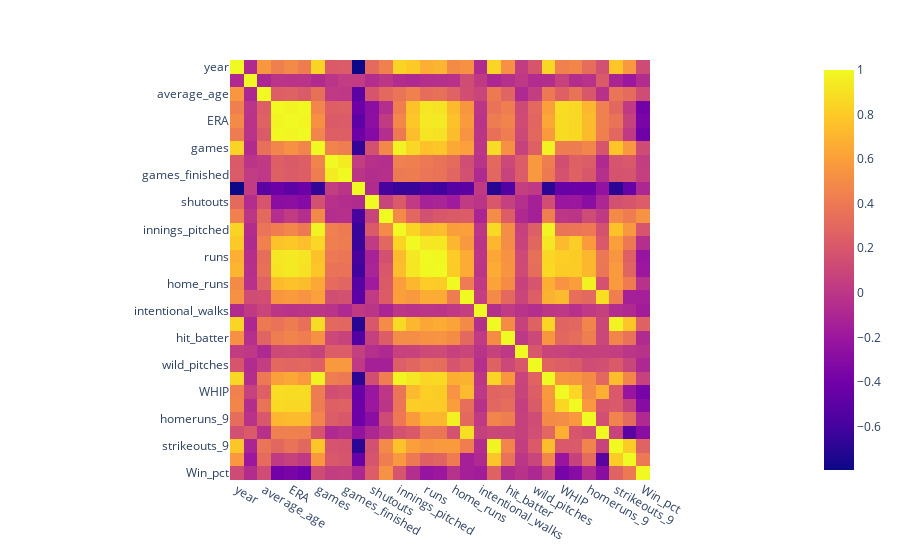

Notebook cell for this chart:
### Code cell
px.imshow(corr_matrix)

### Figure 1 — Plotly figure (JSON) as saved in the notebook; plotly's stock layout.template omitted (floating-point values rounded to 4 significant figures; data arrays with more than 128 entries replaced by an {"elided": "..."} marker saying what was removed)
{"data": [{"coloraxis": "coloraxis", "hovertemplate": "x: %{x}<br>y: %{y}<br>color: %{z}<extra></extra>", "name": "0", "type": "heatmap", "x": ["year", "team", "average_age", "runs_per_game", "ERA", "run_average_9", "games", "games_started", "games_finished", "complete_game", "shutouts", "saves", "innings_pitched", "hits", "runs", "earned_runs", "home_runs", "walks", "intentional_walks", "strikeouts", "hit_batter", "balks", "wild_pitches", "batters_faced", "WHIP", "hits_9", "homeruns_9", "walks_9", "strikeouts_9", "strikeout_walk", "Win_pct"], "xaxis": "x", "y": ["year", "team", "average_age", "runs_per_game", "ERA", "run_average_9", "games", "games_started", "games_finished", "complete_game", "shutouts", "saves", "innings_pitched", "hits", "runs", "earned_runs", "home_runs", "walks", "intentional_walks", "strikeouts", "hit_batter", "balks", "wild_pitches", "batters_faced", "WHIP", "hits_9", "homeruns_9", "walks_9", "strikeouts_9", "strikeout_walk", "Win_pct"], "yaxis": "y", "z": {"elided": "31x31 float values"}}], "layout": {"coloraxis": {"colorscale": [[0, "#0d0887"], [0.1111, "#46039f"], [0.2222, "#7201a8"], [0.3333, "#9c179e"], [0.4444, "#bd3786"], [0.5556, "#d8576b"], [0.6667, "#ed7953"], [0.7778, "#fb9f3a"], [0.8889, "#fdca26"], [1, "#f0f921"]]}, "margin": {"t": 60}, "xaxis": {"anchor": "y", "constrain": "domain", "domain": [0, 1], "scaleanchor": "y"}, "yaxis": {"anchor": "x", "autorange": "reversed", "constrain": "domain", "domain": [0, 1]}}}
